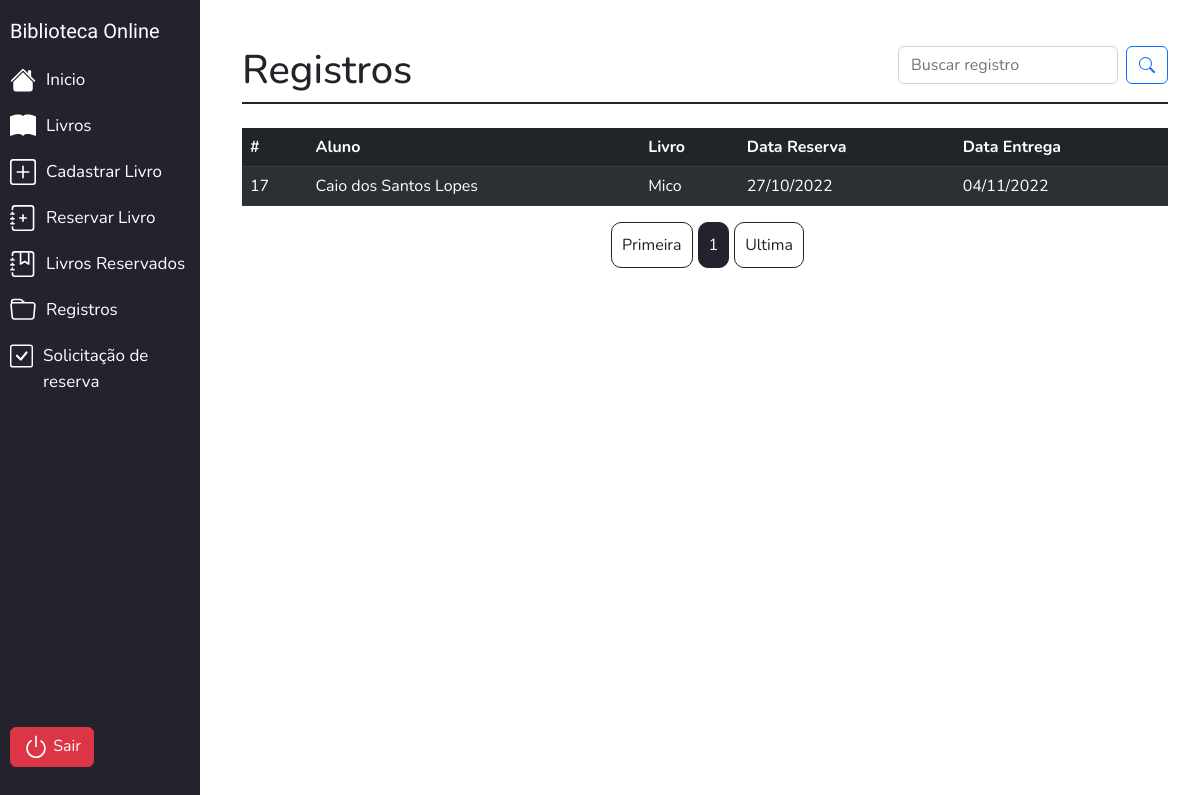
/View-Gestor/registros-reservados.php (signed in), run on an earlier commit of the app's database.
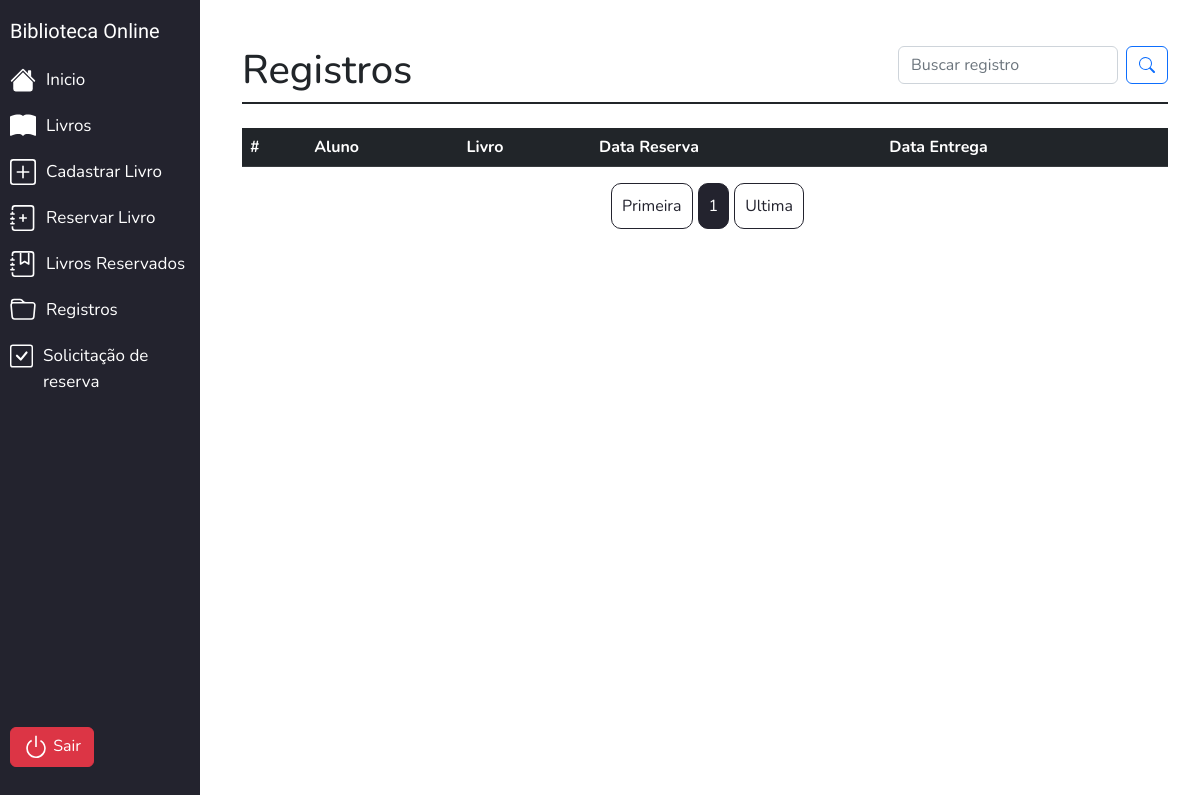
And on a later commit of the database.
### tables this page shows
CREATE TABLE `registro` (
  `id_registro` int(11) NOT NULL,
  `cod_aluno` int(11) NOT NULL,
  `cod_livro` int(11) NOT NULL,
  `data_da_reserva` date NOT NULL,
  `data_da_entrega` date NOT NULL
);

CREATE TABLE `aluno` (
  `id_aluno` int(11) NOT NULL,
  `nome_aluno` varchar(300) NOT NULL,
  `email` varchar(300) NOT NULL,
  `senha` varchar(45) NOT NULL
);

CREATE TABLE `livro` (
  `id_livro` int(11) NOT NULL,
  `cod_livro` varchar(10) NOT NULL,
  `imagem` varchar(300) NOT NULL,
  `titulo` varchar(300) NOT NULL,
  `autor` varchar(300) NOT NULL,
  `cod_categoria` int(11) NOT NULL,
  `qtd_total` int(11) NOT NULL,
  `qtd_reserva` int(11) NOT NULL,
  `qtd_temp` int(11) NOT NULL
);

### View-Gestor/registros-reservados.php (called while the page is built, shortened)
<?php
require('../DataBase.php');
include_once('../includes/header-fechado.php');
include_once('../includes/gestor/listagem-registros.php');
include_once('../includes/gestor/menu.php');
include_once('../includes/footer-fechado.php');
?>

### includes/gestor/listagem-registros.php (the view, shortened to what this page needs)
<section class="container-xl corpo">
    <div class="d-flex justify-content-between titulo-pagina">
        <div>
            <h1>Registros</h1>
        </div>
        <div class="caixa-busca">
            <form class="d-flex" role="search" method="GET">
                <input class="form-control me-2" type="search" name="busca" placeholder="Buscar registro" value="<?php if (isset($_GET['busca'])){ echo $_GET['busca']; } ?>">
                <button class="btn btn-outline-primary" type="submit">
                </button>
            </form>
        </div>
    </div>
     <?php
    $pagina_atual = filter_input(INPUT_GET, 'pagina', FILTER_SANITIZE_NUMBER_INT);
    $pagina = (!empty($pagina_atual)) ? $pagina_atual : 1;
    $qnt_result_pg = 12;
    $inicio = ($qnt_result_pg * $pagina) - $qnt_result_pg;
    $sql = $conn->prepare("SELECT aluno.id_aluno, aluno.nome_aluno, livro.id_livro, livro.titulo, registro.*,
    DATE_FORMAT(data_da_reserva,'%d/%m/%Y')
                AS data_reservaf,
                DATE_FORMAT(data_da_entrega,'%d/%m/%Y')
                AS data_entregaf
    FROM registro
    LEFT JOIN aluno
    ON registro.cod_aluno = aluno.id_aluno
    LEFT JOIN livro
    ON registro.cod_livro = livro.id_livro LIMIT $inicio,$qnt_result_pg ;");
    $sql->execute();
    $result = $sql->get_result();
    ?>
    <?php if(empty($_GET['busca'])){?>
     <div class="table-livros mt-4">
            <table class="table table-dark table-striped">
                <thead>
                    <tr>
                        <th scope="col">#</th>
                        <th scope="col">Aluno</th>
                        <th scope="col">Livro</th>
                        <th scope="col">Data Reserva</th>
                        <th scope="col">Data Entrega</th>
                    </tr>
                </thead>
                <tbody>
                    <?php
                    while ($registro = mysqli_fetch_assoc($result)) {
                    ?>
                        <tr>
                            <td><?php echo $registro['id_registro'] ?></td>
                            <td><?php echo $registro['nome_aluno'] ?></td>
                            <td><?php echo $registro['titulo'] ?></td>
                            <td><?php echo $registro['data_reservaf'] ?></td>
                            <td><?php echo $registro['data_entregaf'] ?></td>
                        </tr>
                    <?php } ?>
                </tbody>
            </table>
        </div>
          <?php
        $result_pg = $conn->prepare("SELECT COUNT(id_registro) AS num_result FROM registro");
        $result_pg->execute();
        $resultado_pg = $result_pg->get_result();
        $row_pg = mysqli_fetch_assoc($resultado_pg);
        $quantidade_pg = ceil($row_pg['num_result'] / $qnt_result_pg);
        ?>
       <div class='content caixa-pag'>
       <div class='caixa-pag-num'>
        <a class='link-pag' href='registros-reservados.php?pagina=1'>Primeira</a>
        <span class='link-pag pag-atual'><?php echo $pagina ?></span>
        <a class='link-pag' href='registros-reservados.php?pagina=<?php echo $quantidade_pg ?>'>Ultima</a>
        </div>
        </div>
    <?php
        }else {
            $busca = $_GET['busca'];
            $SelectBusca = $conn->prepare("SELECT aluno.id_aluno, aluno.nome_aluno, livro.id_livro, livro.titulo, registro.*,
            DATE_FORMAT(data_da_reserva,'%d/%m/%Y')
                AS data_reservaf,
                DATE_FORMAT(data_da_entrega,'%d/%m/%Y')
                AS data_entregaf
                        FROM registro
                        LEFT JOIN aluno
                        ON registro.cod_aluno = aluno.id_aluno
                        LEFT JOIN livro
                        ON registro.cod_livro = livro.id_livro
                        WHERE nome_aluno LIKE '%$busca%' OR titulo LIKE '%$busca%';");
            $SelectBusca->execute();
            $resultBusca = $SelectBusca->get_result();
        if($resultBusca->num_rows == 0){ ?>
                <div class="fundo__vitrine--livros mt-4">
                    <section class="container-xl">
                        <h4>Nenhum resultado encontrado...</h4>
                        <a class="btn btn-primary" href="registros-reservados.php">Registros</a>
                    </section>
                </div>
   <?php }} ?>
</section>

What changed in the data, as far as the page shows it:
removed registro: id_registro "17", cod_aluno.nome_aluno "Caio dos Santos Lopes", cod_livro.titulo "Mico", data_reservaf "27/10/2022", data_entregaf "04/11/2022"
